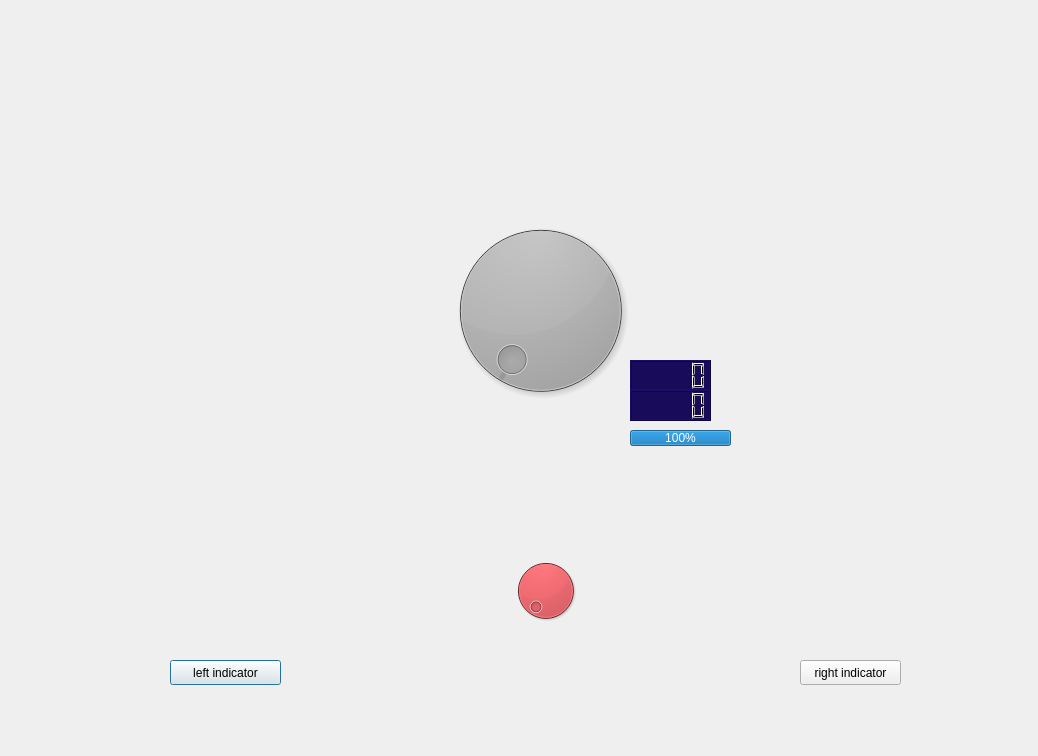
<?xml version="1.0" encoding="UTF-8"?>
<ui version="4.0">
 <class>maindashboard1</class>
 <widget class="QDialog" name="maindashboard1">
  <property name="geometry">
   <rect>
    <x>0</x>
    <y>0</y>
    <width>1038</width>
    <height>756</height>
   </rect>
  </property>
  <property name="windowTitle">
   <string>Dialog</string>
  </property>
  <widget class="QLabel" name="label">
   <property name="geometry">
    <rect>
     <x>170</x>
     <y>0</y>
     <width>761</width>
     <height>761</height>
    </rect>
   </property>
   <property name="styleSheet">
    <string notr="true">background-image: url(/home/kasturi/carDashboard/img/speedo.jpeg); 
 background-repeat: no-repeat; </string>
   </property>
   <property name="text">
    <string/>
   </property>
  </widget>
  <widget class="QDial" name="dial">
   <property name="geometry">
    <rect>
     <x>440</x>
     <y>210</y>
     <width>201</width>
     <height>201</height>
    </rect>
   </property>
   <property name="styleSheet">
    <string notr="true"> background-color:rgb(0, 0, 0);</string>
   </property>
  </widget>
  <widget class="QLCDNumber" name="lcd_Km">
   <property name="geometry">
    <rect>
     <x>630</x>
     <y>360</y>
     <width>81</width>
     <height>31</height>
    </rect>
   </property>
   <property name="styleSheet">
    <string notr="true"> background-color:rgb(24, 12, 90);</string>
   </property>
  </widget>
  <widget class="QLCDNumber" name="lcd_Engine">
   <property name="geometry">
    <rect>
     <x>630</x>
     <y>390</y>
     <width>81</width>
     <height>31</height>
    </rect>
   </property>
   <property name="styleSheet">
    <string notr="true"> background-color:rgb(24, 12, 90);</string>
   </property>
  </widget>
  <widget class="QDial" name="dial_2">
   <property name="geometry">
    <rect>
     <x>510</x>
     <y>550</y>
     <width>71</width>
     <height>81</height>
    </rect>
   </property>
   <property name="styleSheet">
    <string notr="true">background-color:rgb(237, 51, 59) ;</string>
   </property>
  </widget>
  <widget class="QProgressBar" name="progressBar">
   <property name="geometry">
    <rect>
     <x>630</x>
     <y>430</y>
     <width>101</width>
     <height>16</height>
    </rect>
   </property>
   <property name="value">
    <number>100</number>
   </property>
  </widget>
  <widget class="QLabel" name="leftlabel">
   <property name="geometry">
    <rect>
     <x>410</x>
     <y>270</y>
     <width>71</width>
     <height>51</height>
    </rect>
   </property>
   <property name="styleSheet">
    <string notr="true"/>
   </property>
   <property name="text">
    <string/>
   </property>
   <property name="pixmap">
    <pixmap resource="Resources.qrc">:/img/ll.png</pixmap>
   </property>
   <property name="scaledContents">
    <bool>true</bool>
   </property>
  </widget>
  <widget class="QLabel" name="rightlabel">
   <property name="geometry">
    <rect>
     <x>600</x>
     <y>270</y>
     <width>71</width>
     <height>51</height>
    </rect>
   </property>
   <property name="styleSheet">
    <string notr="true">background-image: url(/home/kasturi/carDashboard/img/rightarrow.png); </string>
   </property>
   <property name="text">
    <string/>
   </property>
   <property name="pixmap">
    <pixmap resource="Resources.qrc">:/img/rr.png</pixmap>
   </property>
   <property name="scaledContents">
    <bool>true</bool>
   </property>
  </widget>
  <widget class="QPushButton" name="leftbtn">
   <property name="geometry">
    <rect>
     <x>170</x>
     <y>660</y>
     <width>111</width>
     <height>25</height>
    </rect>
   </property>
   <property name="text">
    <string>left indicator</string>
   </property>
  </widget>
  <widget class="QPushButton" name="rightbtn">
   <property name="geometry">
    <rect>
     <x>800</x>
     <y>660</y>
     <width>101</width>
     <height>25</height>
    </rect>
   </property>
   <property name="text">
    <string>right indicator</string>
   </property>
  </widget>
 </widget>
 <resources>
  <include location="Resources.qrc"/>
 </resources>
 <connections/>
</ui>
